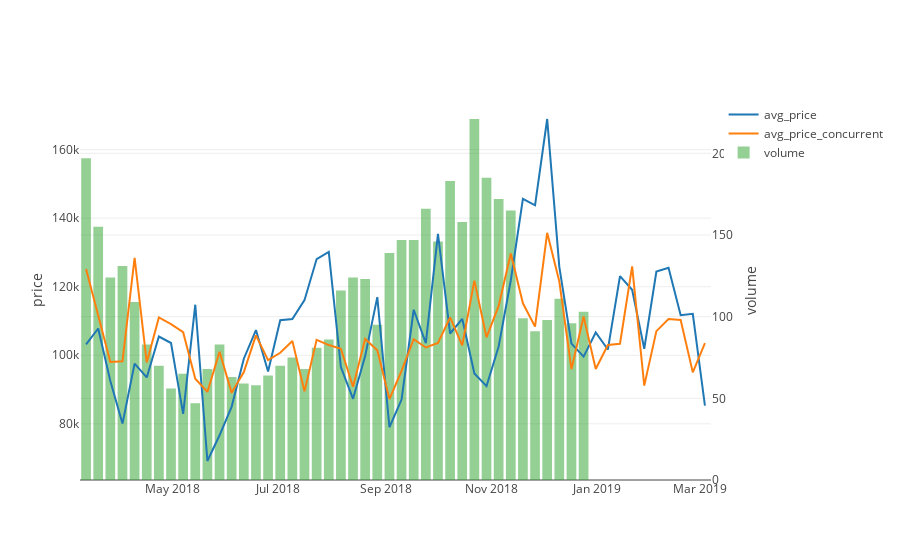

The cell this chart's notebook holds for it:
### Markdown cell above
Построим график по изначальным данным: цены "ОАЭ Тур" и конуерентов и объёмы продаж "ОАЭ Тур"

### Code cell
data_plot = [    
    
    go.Scatter(
        x=df_full['d1'],
        y=df_full['avg_price'],
        name='avg_price'
    ),
    
    go.Scatter(
        x=df_full['d1'],
        y=df_full['avg_price_conc'],
        name='avg_price_concurrent'
    ), 
    
    go.Bar(
        x=df_full['d1'],
        y=df_full['volume'],
        name='volume',
        yaxis='y2',
        opacity=0.5
    ),
]

layout = go.Layout(
    yaxis=dict(
        overlaying='y2',        
        title='price'
    ),
    yaxis2=dict(
        side='right',
        title='volume'
    ),    
)

fig = go.Figure(data=data_plot, layout=layout)

ply.iplot(fig)
